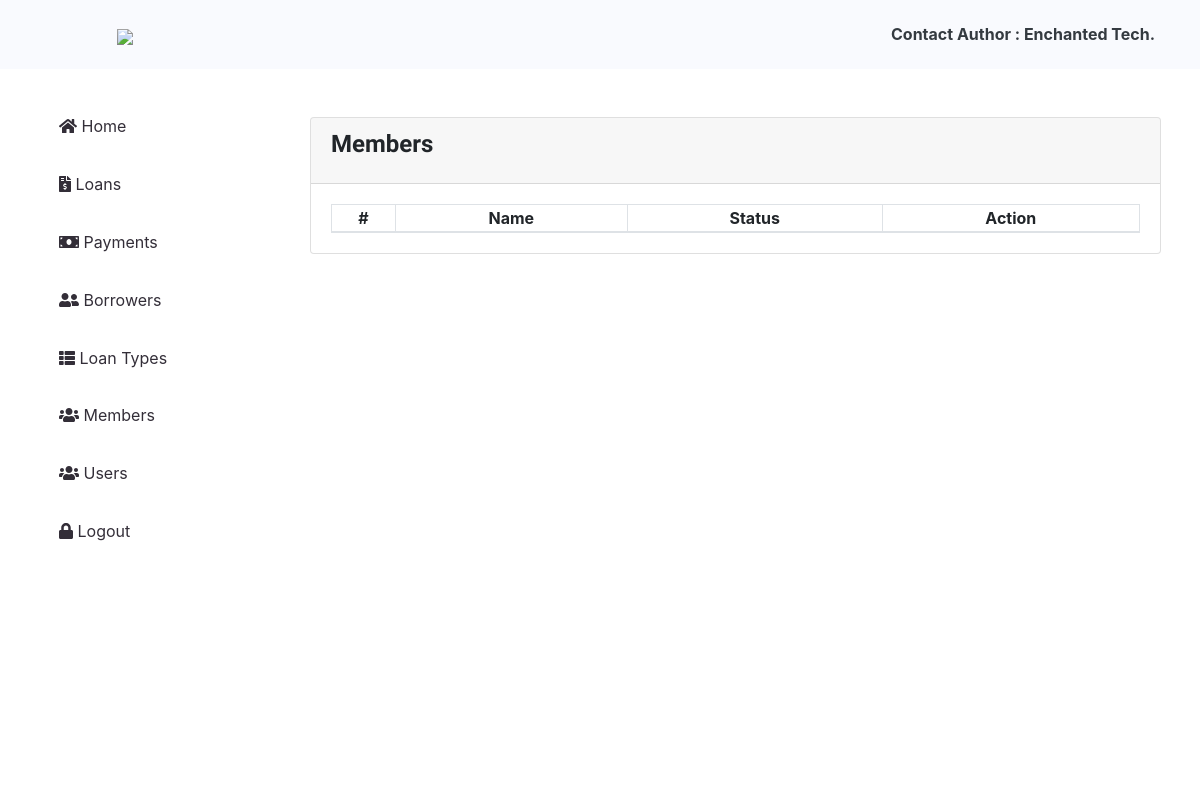
/index.php?page=members (signed in), run on an earlier commit of the app's database.
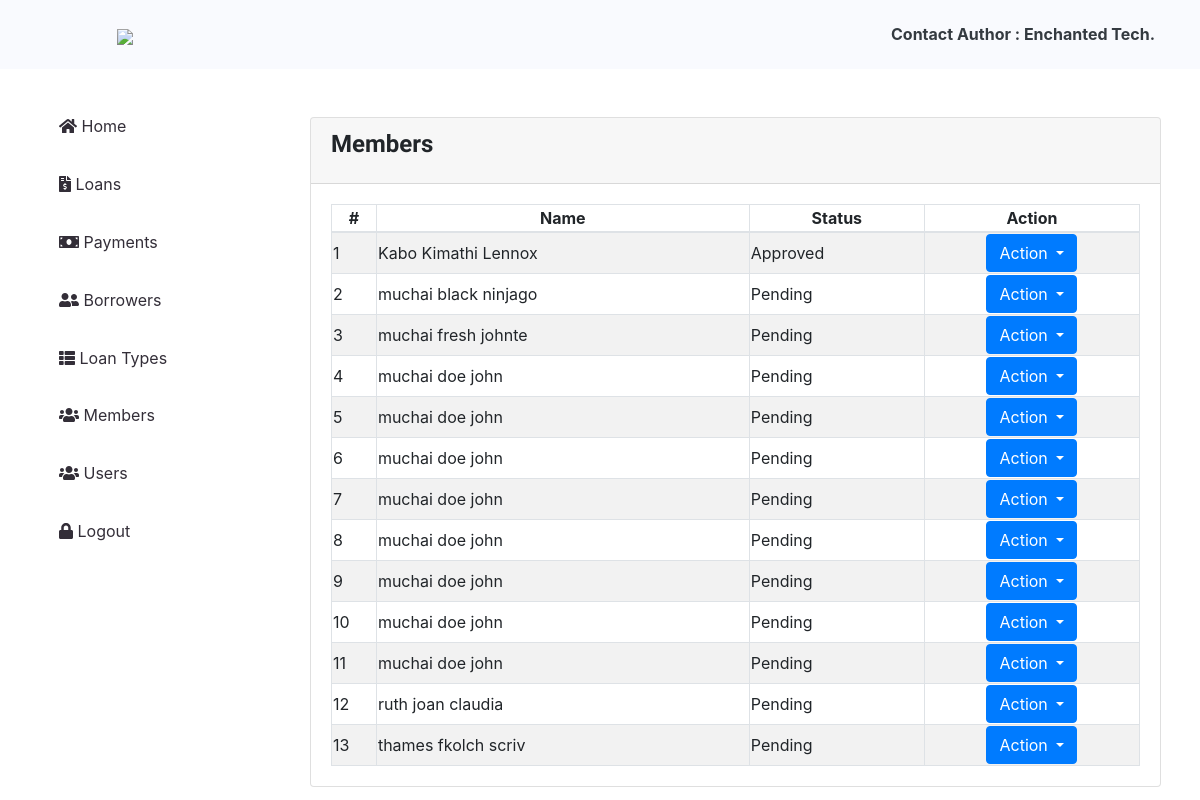
And on a later commit of the database.
### tables this page shows
CREATE TABLE `members` (
  `id` int(30) NOT NULL,
  `firstname` varchar(100) NOT NULL,
  `middlename` varchar(100) NOT NULL,
  `lastname` varchar(100) NOT NULL,
  `contact_no` varchar(30) NOT NULL,
  `address` text NOT NULL,
  `email` varchar(50) NOT NULL,
  `password` varchar(250) DEFAULT NULL,
  `tax_id` varchar(50) NOT NULL,
  `status` tinyint(1) NOT NULL DEFAULT 0 COMMENT '0=pending, 1=approved',
  `id_front_path` varchar(255) NOT NULL,
  `id_back_path` varchar(255) NOT NULL,
  `profile_pic_path` varchar(255) NOT NULL
);

### members.php (the view, shortened to what this page needs)
<?php include './db_connect.php'; ?>
<!DOCTYPE html>
<html lang="en">
<head>
    <link href="https://stackpath.bootstrapcdn.com/bootstrap/4.5.2/css/bootstrap.min.css" rel="stylesheet">
</head>
<body>
    <div class="container-fluid">
        <div class="col-lg-12">
            <div class="card">
                <div class="card-header">
                    <h4 class="card-title"><strong>Members</strong></h4>
                </div>
                <div class="card-body">
                    <table class="table-striped table-bordered col-md-12">
                        <thead>
                            <tr>
                                <th class="text-center">#</th>
                                <th class="text-center">Name</th>
                                <th class="text-center">Status</th>
                                <th class="text-center">Action</th>
                            </tr>
                        </thead>
                        <tbody>
                            <?php
                            $members = $conn->query("SELECT *, CONCAT(lastname, ' ', middlename, ' ', firstname) AS full_name FROM members ORDER BY lastname ASC");
                            $i = 1;
                            while ($row = $members->fetch_assoc()) :
                            ?>
                                <tr>
                                    <td><?php echo $i++ ?></td>
                                    <td><?php echo $row['full_name'] ?></td>
                                    <td>
                                        <?php
                                        if ($row['status'] == 0) {
                                            echo 'Pending';
                                        } elseif ($row['status'] == 1) {
                                            echo 'Approved';
                                        } else {
                                            echo 'Unknown';
                                        }
                                        ?>
                                    </td>
                                    <td>
                                        <center>
                                            <div class="btn-group">
                                                <button type="button" class="btn btn-primary dropdown-toggle" data-toggle="dropdown" aria-haspopup="true" aria-expanded="false">
                                                    Action
                                                </button>
                                            </div>
                                        </center>
                                    </td>
                                </tr>
                            <?php endwhile; ?>
                        </tbody>
                    </table>
                </div>
            </div>
        </div>
    </div>
</body>
</html>

### index.php (shortened to what this page needs)
<!DOCTYPE html>
<html lang="en">
<head>
<?php
 include('./header.php');
 ?>
</head>
<body>
	<?php include 'topbar.php' ?>
	<?php include 'navbar.php' ?>
  <main id="view-panel" >
      <?php $page = isset($_GET['page']) ? $_GET['page'] :'home'; ?>
  	<?php include $page.'.php' ?>
  </main>
</body>
</html>

### header.php (shortened to what this page needs)
  <link rel="stylesheet" href="assets/font-awesome/css/all.min.css">
<link href="assets/vendor/bootstrap/css/bootstrap.min.css" rel="stylesheet">
<link href="assets/vendor/icofont/icofont.min.css" rel="stylesheet">
<link href="assets/vendor/boxicons/css/boxicons.min.css" rel="stylesheet">
<link href="assets/vendor/venobox/venobox.css" rel="stylesheet">
<link href="assets/vendor/animate.css/animate.min.css" rel="stylesheet">
<link href="assets/vendor/remixicon/remixicon.css" rel="stylesheet">
<link href="assets/vendor/owl.carousel/assets/owl.carousel.min.css" rel="stylesheet">
<link href="assets/vendor/bootstrap-datepicker/css/bootstrap-datepicker.min.css" rel="stylesheet">
<link href="assets/DataTables/datatables.min.css" rel="stylesheet">
<link href="assets/css/jquery.datetimepicker.min.css" rel="stylesheet">
<link href="assets/css/select2.min.css" rel="stylesheet">
<link href="assets/css/style.css" rel="stylesheet">
<link type="text/css" rel="stylesheet" href="assets/css/jquery-te-1.4.0.css">

### topbar.php (shortened to what this page needs)
<nav class="navbar navbar-light fixed-top" style="padding:0;">
  <div class="container-fluid mt-2 mb-2">
  	<div class="col-lg-12 d-flex align-items-center justify-content-between">
  		<div class="col-md-2 float-left" style="display: flex;">
  			<div class="logo">
  				<img src="assets/img/logo.png" width="320px">
  			</div>
  		</div>
	  	<div class="col-md-6 text-right text-dark">
	  		<strong><a href="https://www.enchanted-tech.com/" target="a_blank" class="text-dark">Contact Author : Enchanted Tech.</a></strong>
	    </div>
    </div>
  </div>
</nav>

### navbar.php (shortened to what this page needs)
<nav id="sidebar" class='mx-lt-5 bg-white' >
		<div class="sidebar-list">
				<a href="index.php?page=home" class="nav-item nav-home"><span class='icon-field'><i class="fa fa-home"></i></span> Home</a>
				<a href="index.php?page=loans" class="nav-item nav-loans"><span class='icon-field'><i class="fa fa-file-invoice-dollar"></i></span> Loans</a>
				<a href="index.php?page=payments" class="nav-item nav-payments"><span class='icon-field'><i class="fa fa-money-bill"></i></span> Payments</a>
				<a href="index.php?page=borrowers" class="nav-item nav-borrowers"><span class='icon-field'><i class="fa fa-user-friends"></i></span> Borrowers</a>
				<a href="index.php?page=loan_type" class="nav-item nav-loan_type"><span class='icon-field'><i class="fa fa-th-list"></i></span> Loan Types</a>
				<a href="index.php?page=members" class="nav-item nav-users"><span class='icon-field'><i class="fa fa-users"></i></span> Members</a>
				<?php if($_SESSION['login_type'] == 1): ?>
				<a href="index.php?page=users" class="nav-item nav-users"><span class='icon-field'><i class="fa fa-users"></i></span> Users</a>
				<?php endif; ?>
			<a href="ajax.php?action=logout" class="nav-item nav-users"><span class='icon-field'><i class="fa fa-lock"></i></span> Logout</a>
		</div>
</nav>

### assets/css/style.css (style rules this page uses)
body { font-family: "Poppins", sans-serif; color: #444444; width: 100%; height: calc(100%); font-size: .813rem; background-color: #f9fafe; }
a { color: #1977cc; }
h1, h2, h3, h4, h5, h6 { font-family: "Raleway", sans-serif; }
.navbar-light { background: #f9fafe; }
nav#sidebar { height: calc(100%); position: fixed; z-index: 99; left: 30px; width: 256px; font-size: 12px; top: 7.5em; padding: 10px 0 0 9px; border-radius: 12px; }
a.nav-item { position: relative; display: block; padding: .90rem 1.25rem; margin-bottom: -1px; background-color: #ffffffc4; color: #332e38; font-size: 16px; margin-bottom: 5px; }
main#view-panel { margin-left: 272px; width: calc(100% - 273px); margin-top: 6.8em; padding: 0.5em; }
.align-items-center { align-items: center !important; }
.btn-primary { color: #fff; background-color: #3c21f7; border-color: #3c21f7; }
.table-bordered td, .table-bordered th { white-space: nowrap; }

### index.php (style rules this page uses)
body { background: #80808045; }

### topbar.php (style rules this page uses)
.logo { margin: auto; font-size: 35px; }

What changed in the data, as far as the page shows it:
added members: full_name "Kabo Kimathi Lennox", status "Approved"
added members: full_name "muchai black ninjago", status "Pending"
added members: full_name "muchai fresh johnte", status "Pending"
added members: full_name "muchai doe john", status "Pending"
added members: full_name "muchai doe john", status "Pending"
added members: full_name "muchai doe john", status "Pending"
added members: full_name "muchai doe john", status "Pending"
added members: full_name "muchai doe john", status "Pending"
added members: full_name "muchai doe john", status "Pending"
added members: full_name "muchai doe john", status "Pending"
added members: full_name "muchai doe john", status "Pending"
added members: full_name "ruth joan claudia", status "Pending"
added members: full_name "thames fkolch scriv", status "Pending"
